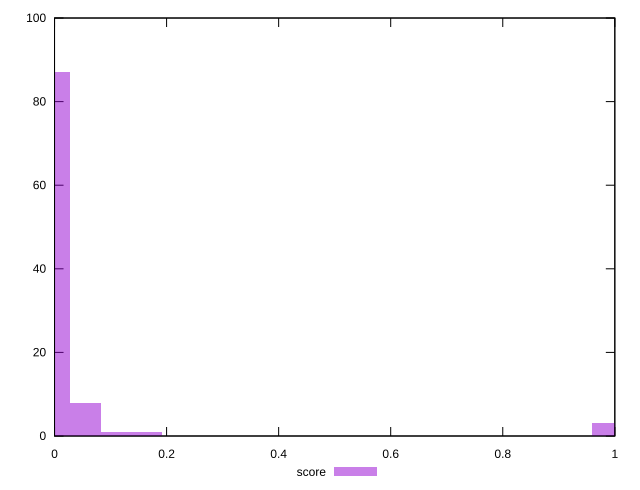

Here is the gnuplot script that generated this plot:
reset

$score <<EOF
0.05482986464372848 8
0.9869375635871126 3
0.10965972928745696 1
0 87
0.16448959393118545 1
EOF

set key outside below
set boxwidth 0.05482986464372848
set xrange [0:1]
set yrange [0:100]
set trange [0:100]
set style fill transparent solid 0.5 noborder
set terminal svg size 640, 490 enhanced background rgb 'white'
set output "report/report_00029_2021-02-24T13-36-40.390Z/estimated-input-latency/samples/music/score/histogram.svg"

plot $score title "score" with boxes

reset
